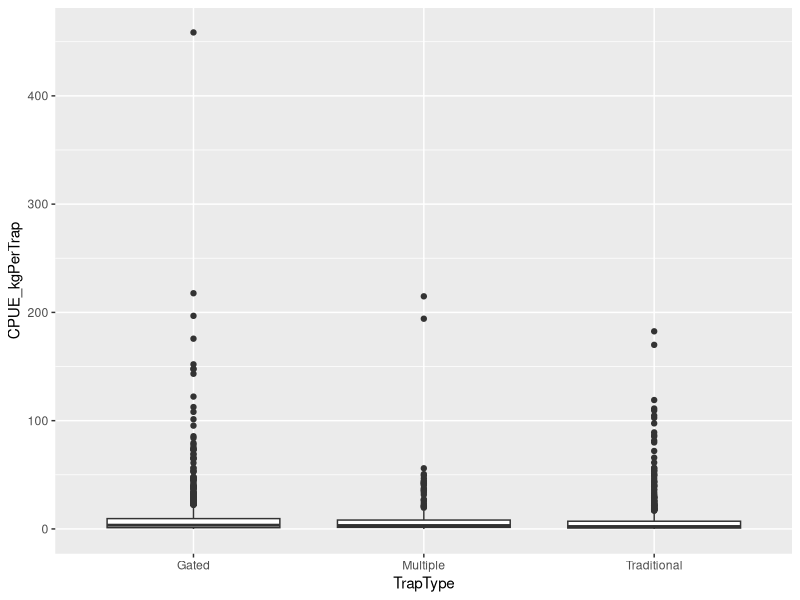
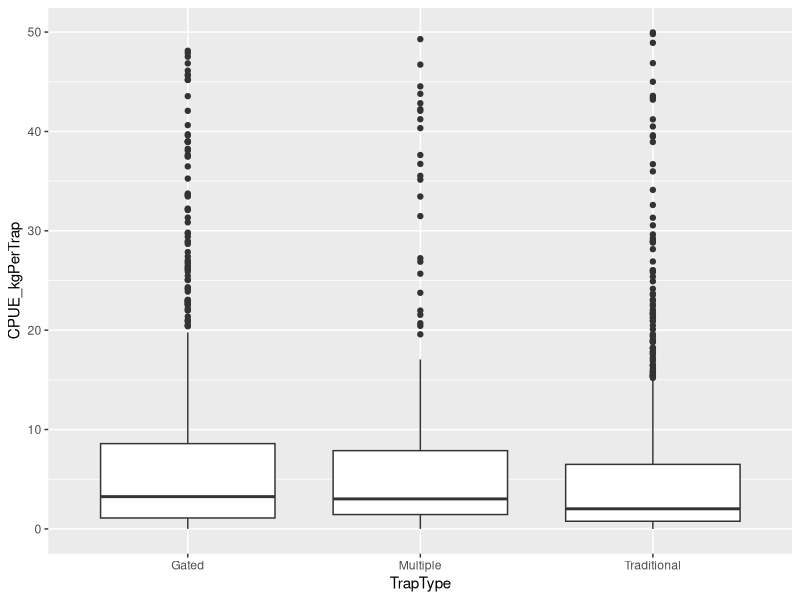
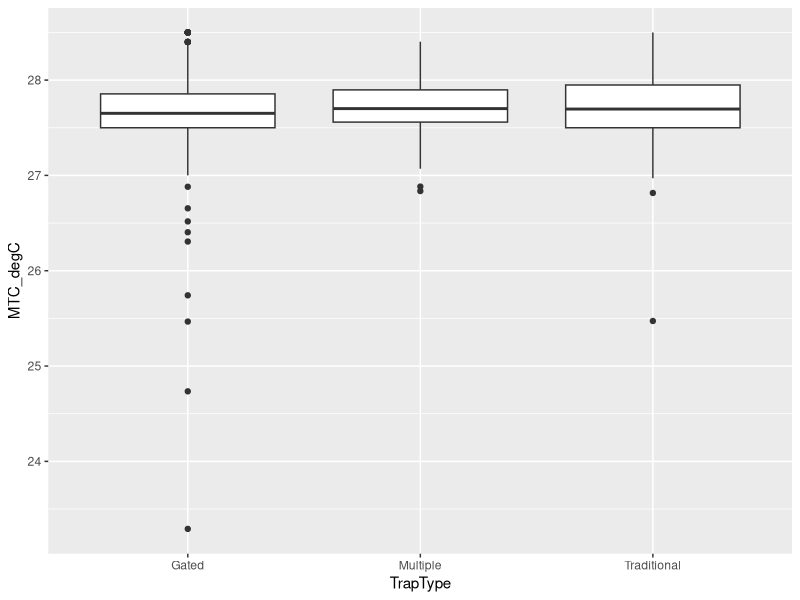
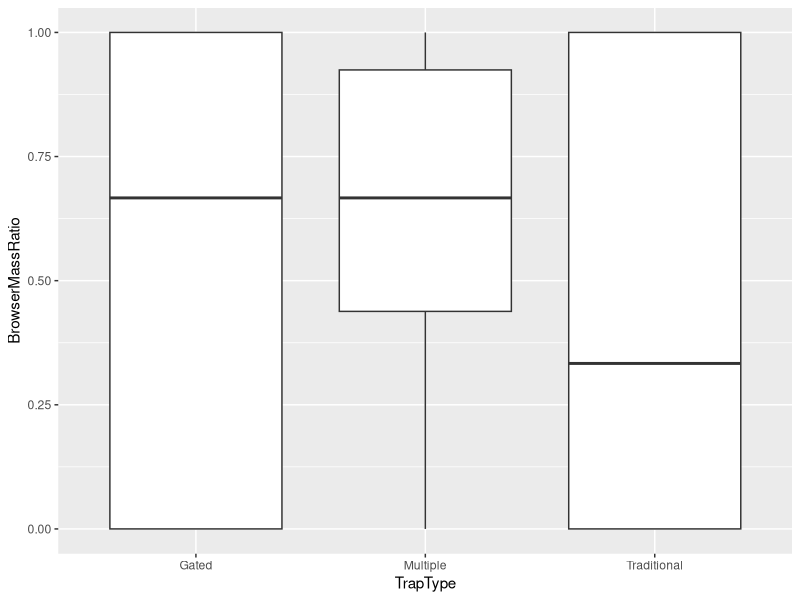
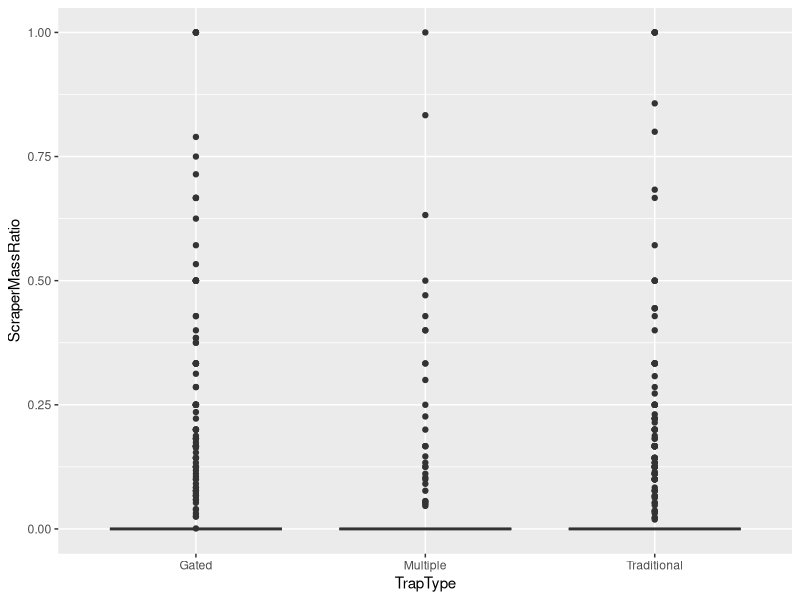
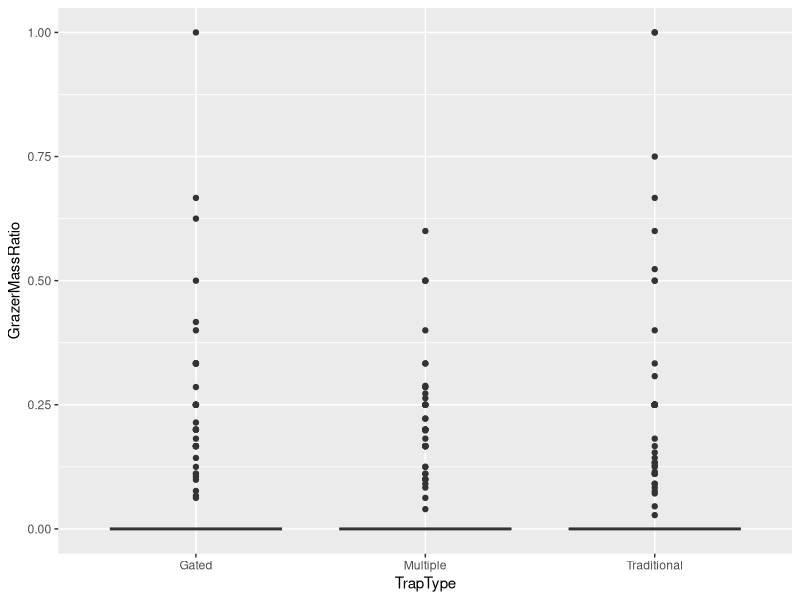
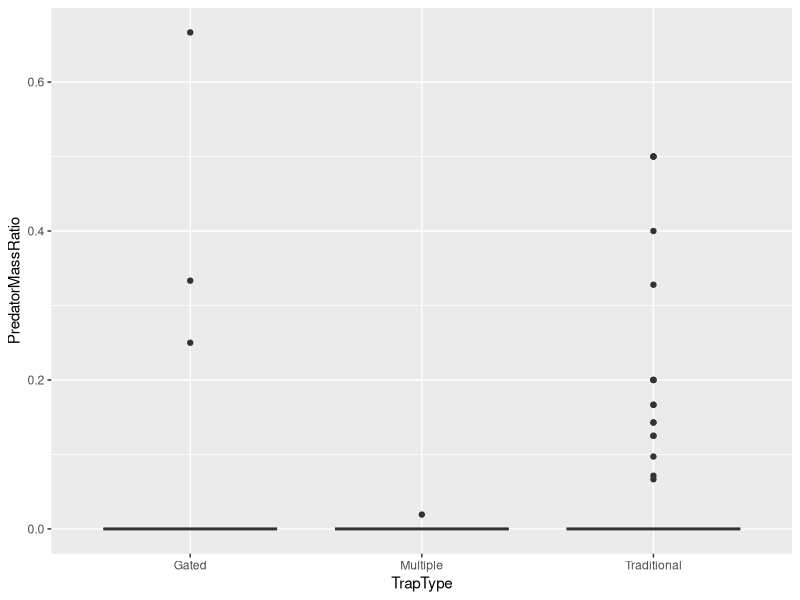
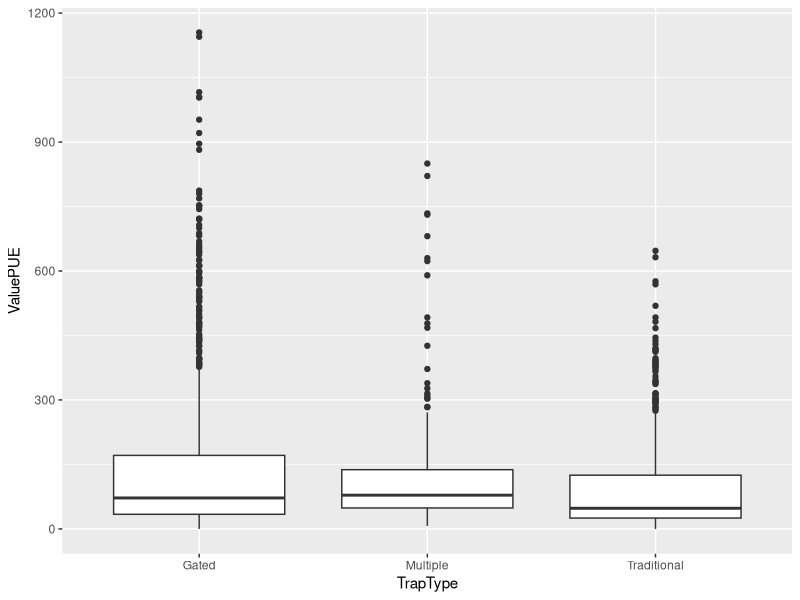

These charts were generated, in order, by the following R code:
##  Escape gaps contribute to ecosystem health and food security in an artisanal coral
##    reef trap fishery.

##  Bryan P. Galligan, S.J. (JENA)
##  Austin Humphries (URI)
##  Maxwell Kodia Azali (WCS)
##  Tim McClanahan (WCS)

## Project TOC:
##    01 Data Cleaning
##    02 Adding Life History Values Using FishLife
##    03 Calculating Functional Diversity Indices
##    04 Data Exploration

## Script Title:
##    04 Data Exploration

## Last update: 18 Apr 22

# This script explores the data to avoid common statistical errors, following the procedures
# outlined by Zuur et al. (2010).

## Script TOC:
##    4.1 Load packages and data




##### 4.1 Load packages and data #####

# Load packages
library(readr)
library(ggplot2)

# Load data
TripData <- read_csv("03_FunctionalDiversity_Out/TripData_GatedTraps_Galligan.csv",
  col_types = cols(...1 = col_skip()))
SpeciesData <- read_csv("02_FishLife_Out/SpeciesData_GatedTraps_Galligan.csv")
CatchData <- read_csv("02_FishLife_Out/CatchData_GatedTraps_Galligan.csv")




##### 4.2 Outliers #####

# CPUE_kgPerTrap
ggplot(data = TripData, mapping = aes(x = TrapType, y = CPUE_kgPerTrap)) +
  geom_boxplot()

# Remove all trips with CPUE greater than 50 kg per trap
TripData_NoOutliers <- subset(TripData, TripData$CPUE_kgPerTrap <= 50)

# CPUE with outliers removed
ggplot(data = TripData_NoOutliers, mapping = aes(x = TrapType, y = CPUE_kgPerTrap)) +
  geom_boxplot()

# MTC_degC
ggplot(data = TripData, mapping = aes(x = TrapType, y = MTC_degC)) +
  geom_boxplot()

# Additional variables
ggplot(data = TripData_NoOutliers, mapping = aes(x = TrapType, y = BrowserMassRatio)) +
  geom_boxplot()

ggplot(data = TripData_NoOutliers, mapping = aes(x = TrapType, y = ScraperMassRatio)) +
  geom_boxplot()

ggplot(data = TripData_NoOutliers, mapping = aes(x = TrapType, y = GrazerMassRatio)) +
  geom_boxplot()

ggplot(data = TripData_NoOutliers, mapping = aes(x = TrapType, y = PredatorMassRatio)) +
  geom_boxplot()

ggplot(data = TripData_NoOutliers, mapping = aes(x = TrapType, y = ValuePUE)) +
  geom_boxplot()

ggplot(data = TripData_NoOutliers, mapping = aes(x = TrapType, y = MeanLLmat)) +
  geom_boxplot()

ggplot(data = TripData_NoOutliers, mapping = aes(x = TrapType, y = MeanTrophLevel)) +
  geom_boxplot()

ggplot(data = TripData_NoOutliers, mapping = aes(x = TrapType, y = MeanVulnerability)) +
  geom_boxplot()

ggplot(data = TripData_NoOutliers, mapping = aes(x = TrapType, y = FECount)) +
  geom_boxplot()

ggplot(data = TripData_NoOutliers, mapping = aes(x = TrapType, y = FDiv)) +
  geom_boxplot()

ggplot(data = TripData_NoOutliers, mapping = aes(x = TrapType, y = CaPUE)) +
  geom_boxplot()

ggplot(data = TripData_NoOutliers, mapping = aes(x = TrapType, y = FePUE)) +
  geom_boxplot()

ggplot(data = TripData_NoOutliers, mapping = aes(x = TrapType, y = Omega3PUE)) +
  geom_boxplot()

ggplot(data = TripData_NoOutliers, mapping = aes(x = TrapType, y = ProteinPUE)) +
  geom_boxplot()

ggplot(data = TripData_NoOutliers, mapping = aes(x = TrapType, y = VAPUE)) +
  geom_boxplot()

ggplot(data = TripData_NoOutliers, mapping = aes(x = TrapType, y = SePUE)) +
  geom_boxplot()

ggplot(data = TripData_NoOutliers, mapping = aes(x = TrapType, y = ZnPUE)) +
  geom_boxplot()
